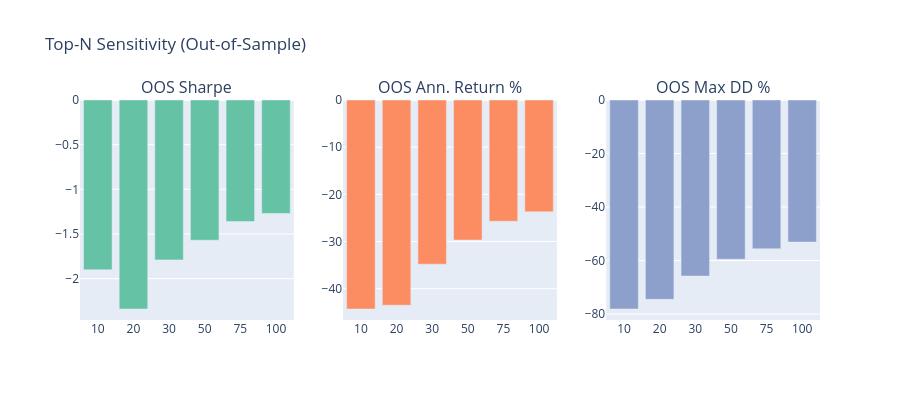

Here is the notebook cell this chart was saved with:
### Markdown cell above
## 9. Top-N sensitivity — does the number of stocks matter?

### Code cell
sensitivity_results = []
for n in [10, 20, 30, 50, 75, 100]:
    r = weekly_returns(close_weekly, scores_weekly, n, COST_BPS)
    e = equity_curve(r)
    # OOS only
    r_oos = r[r.index >= split_w]
    e_oos = equity_curve(r_oos)
    sensitivity_results.append({
        'Top-N': n,
        'OOS Sharpe': round(sharpe(r_oos), 2),
        'OOS Ann. Return %': round(((1 + r_oos.mean()) ** 52 - 1) * 100, 1),
        'OOS Max DD %': round(max_dd(e_oos) * 100, 1),
    })

sens_df = pd.DataFrame(sensitivity_results)

fig = make_subplots(rows=1, cols=3, subplot_titles=['OOS Sharpe', 'OOS Ann. Return %', 'OOS Max DD %'])
colors = px.colors.qualitative.Set2
for col_idx, col in enumerate(['OOS Sharpe', 'OOS Ann. Return %', 'OOS Max DD %'], 1):
    fig.add_trace(go.Bar(x=sens_df['Top-N'].astype(str), y=sens_df[col],
                         marker_color=colors[col_idx-1], name=col, showlegend=False), row=1, col=col_idx)
fig.update_layout(title='Top-N Sensitivity (Out-of-Sample)', height=400)
fig.show()
sens_df

### Figure 1 — Plotly figure (JSON) as saved in the notebook; plotly's stock layout.template omitted (floating-point values rounded to 4 significant figures)
{"data": [{"marker": {"color": "rgb(102,194,165)"}, "name": "OOS Sharpe", "showlegend": false, "type": "bar", "x": ["10", "20", "30", "50", "75", "100"], "xaxis": "x", "y": [-1.9, -2.34, -1.79, -1.57, -1.36, -1.27], "yaxis": "y"}, {"marker": {"color": "rgb(252,141,98)"}, "name": "OOS Ann. Return %", "showlegend": false, "type": "bar", "x": ["10", "20", "30", "50", "75", "100"], "xaxis": "x2", "y": [-44.3, -43.5, -34.8, -29.7, -25.7, -23.7], "yaxis": "y2"}, {"marker": {"color": "rgb(141,160,203)"}, "name": "OOS Max DD %", "showlegend": false, "type": "bar", "x": ["10", "20", "30", "50", "75", "100"], "xaxis": "x3", "y": [-78.1, -74.5, -65.8, -59.5, -55.6, -53.1], "yaxis": "y3"}], "layout": {"annotations": [{"font": {"size": 16}, "showarrow": false, "text": "OOS Sharpe", "x": 0.1444, "xanchor": "center", "xref": "paper", "y": 1, "yanchor": "bottom", "yref": "paper"}, {"font": {"size": 16}, "showarrow": false, "text": "OOS Ann. Return %", "x": 0.5, "xanchor": "center", "xref": "paper", "y": 1, "yanchor": "bottom", "yref": "paper"}, {"font": {"size": 16}, "showarrow": false, "text": "OOS Max DD %", "x": 0.8556, "xanchor": "center", "xref": "paper", "y": 1, "yanchor": "bottom", "yref": "paper"}], "height": 400, "title": {"text": "Top-N Sensitivity (Out-of-Sample)"}, "xaxis": {"anchor": "y", "domain": [0, 0.2889]}, "xaxis2": {"anchor": "y2", "domain": [0.3556, 0.6444]}, "xaxis3": {"anchor": "y3", "domain": [0.7111, 1]}, "yaxis": {"anchor": "x", "domain": [0, 1]}, "yaxis2": {"anchor": "x2", "domain": [0, 1]}, "yaxis3": {"anchor": "x3", "domain": [0, 1]}}}
